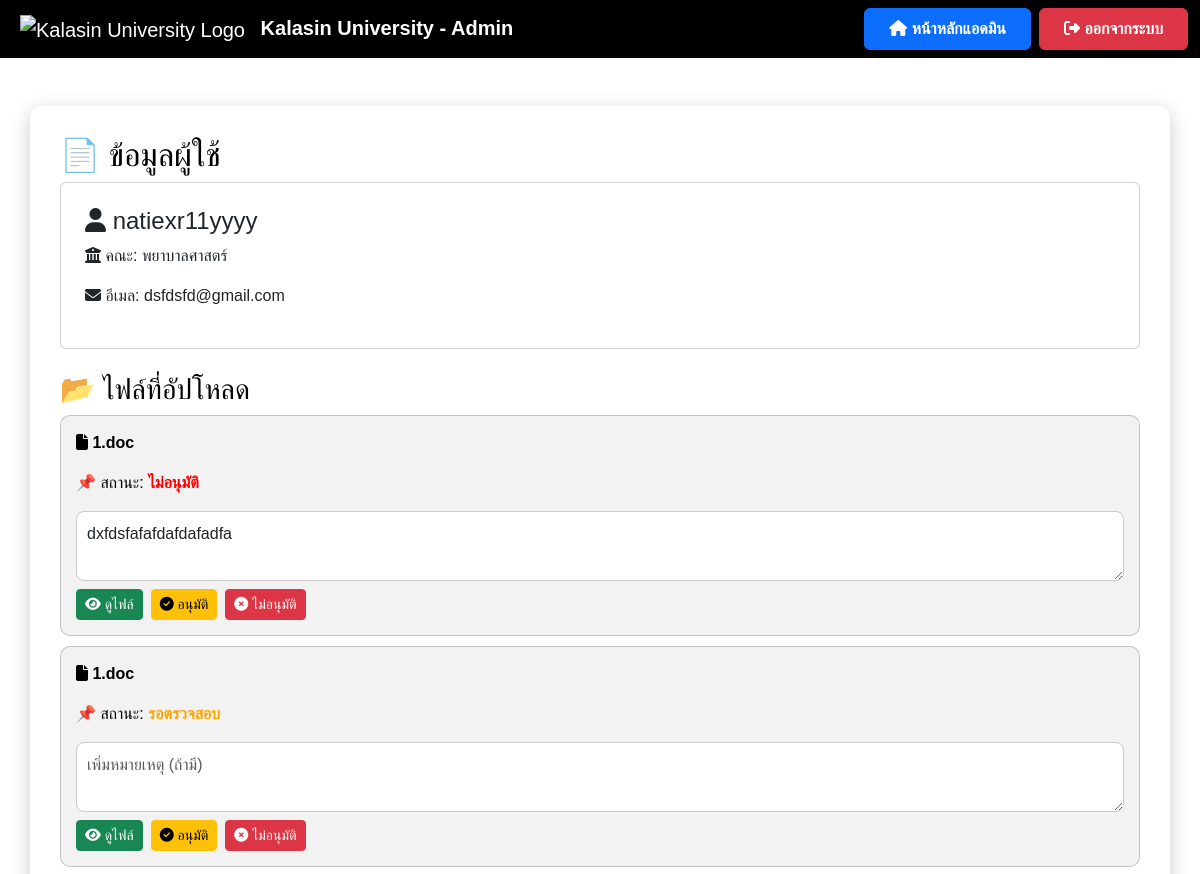
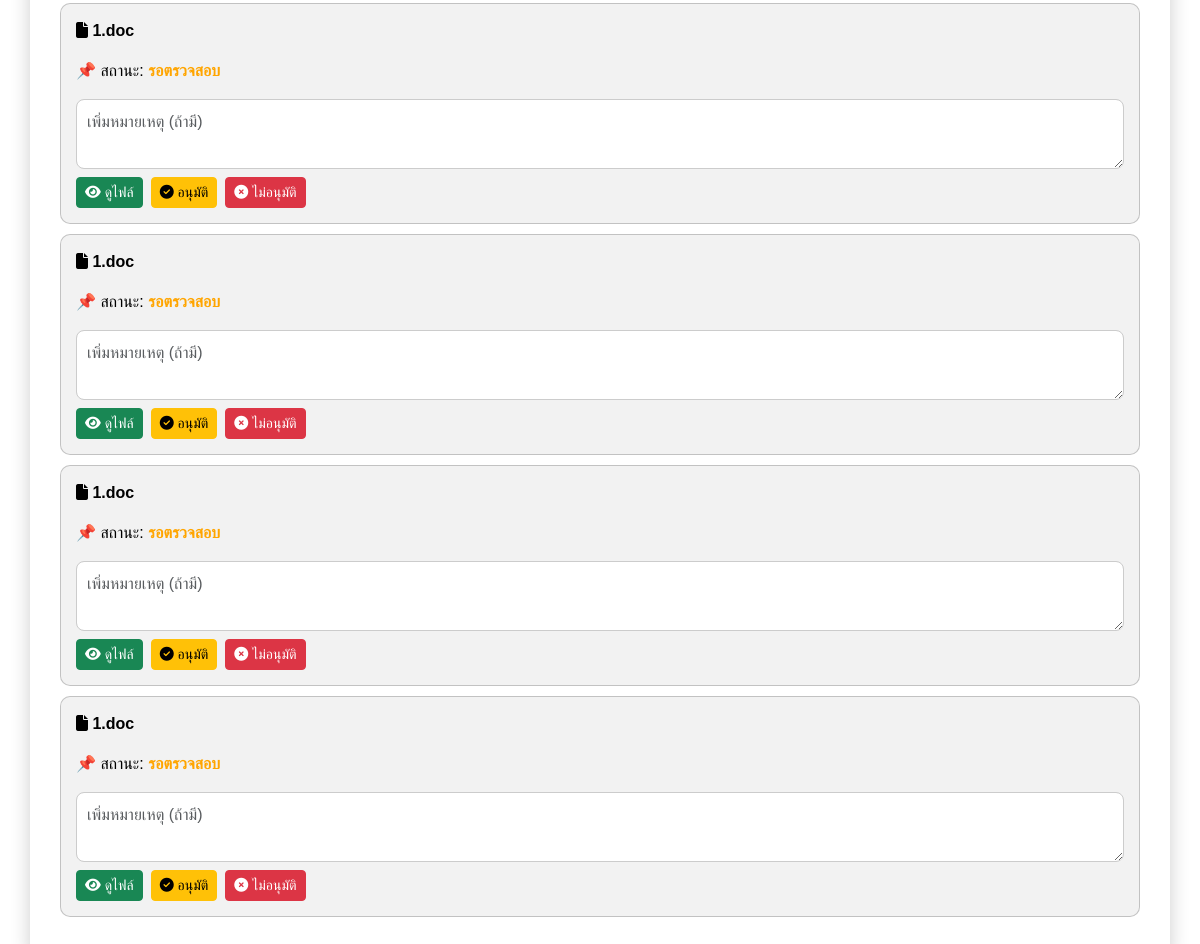
The page /view_user/13 on the database as committed earlier (2 pictures, top to bottom).
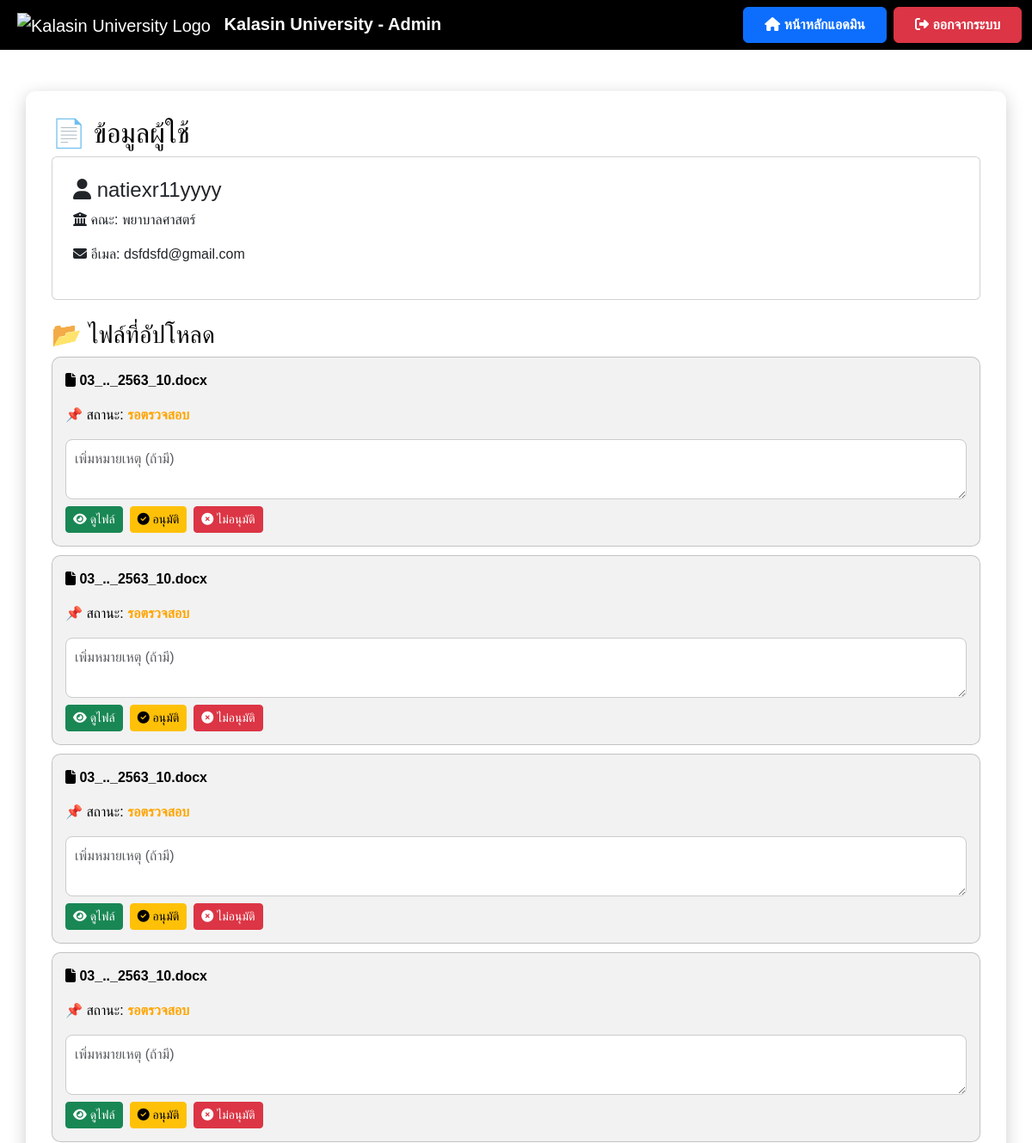
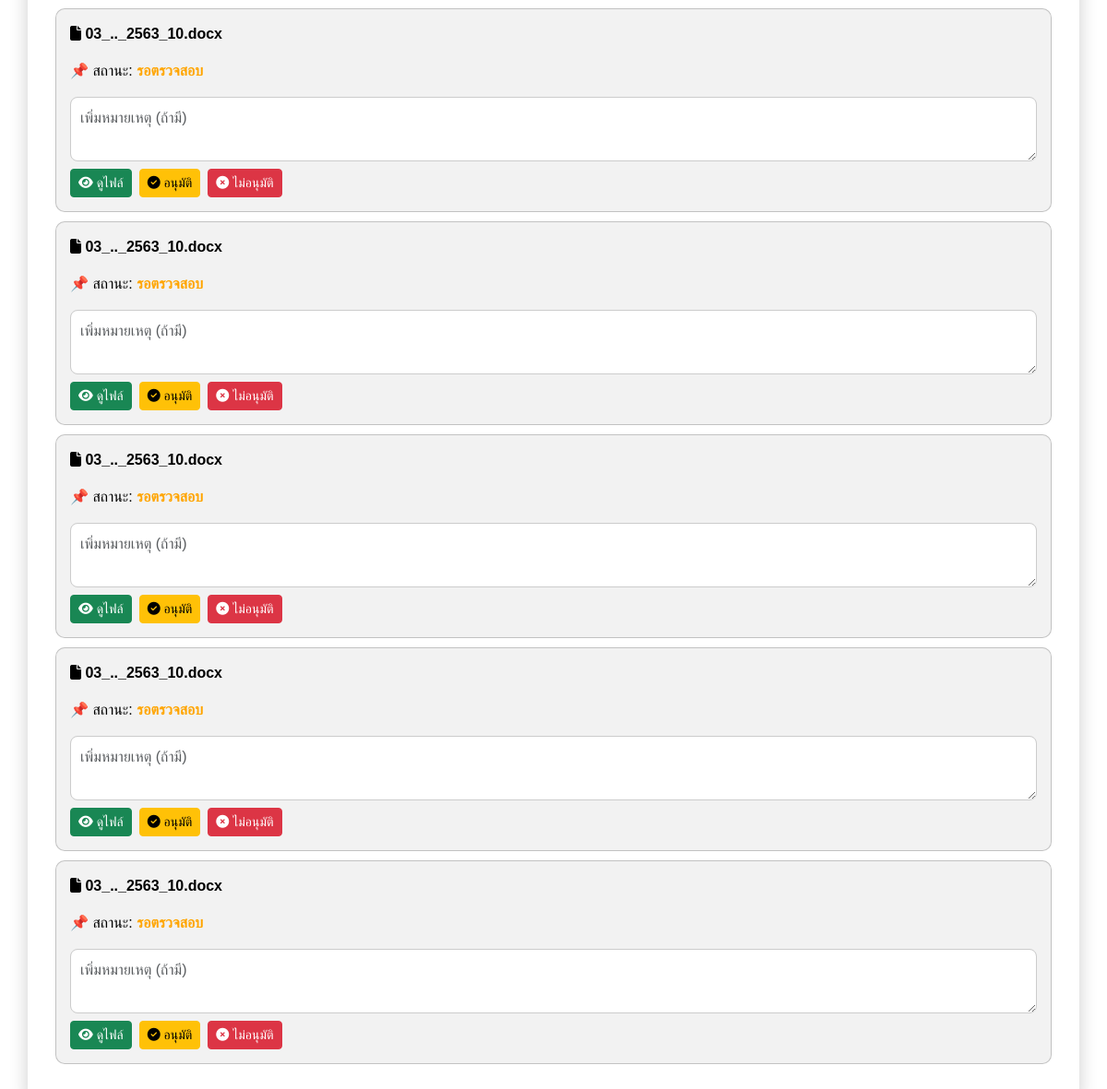
The same page on the database as committed later (2 pictures, top to bottom).
### models.py (models this page shows)
class File(db.Model):
    id = db.Column(db.Integer, primary_key=True)
    filename = db.Column(db.String(255), nullable=False)
    file_path = db.Column(db.String(255), nullable=True)
    status = db.Column(db.String(50), nullable=False, default="รอตรวจสอบ")
    comment = db.Column(db.Text, nullable=True)
    user_id = db.Column(db.Integer, db.ForeignKey('user.id'), nullable=False)
    upload_date = db.Column(db.DateTime, default=db.func.current_timestamp())
    review_date = db.Column(db.DateTime, nullable=True)
    approve_date = db.Column(db.DateTime, nullable=True)
    user = db.relationship('User', back_populates='files')

### app.py (the view)
@app.route('/view_user/<int:user_id>')
def view_user(user_id):
    user = User.query.get(user_id)
    if not user:
        flash("ไม่พบข้อมูลผู้ใช้", "danger")
        return redirect(url_for('manage_users'))  # ถ้าหาไม่เจอให้กลับไปหน้า manage_users
    files = File.query.filter_by(user_id=user.id).all()
    return render_template('view_user.html', user=user, files=files)

### templates/view_user.html (shortened to what this page needs)
<!DOCTYPE html>
<html lang="th">
<head>
    <link href="https://cdn.jsdelivr.net/npm/bootstrap@5.3.3/dist/css/bootstrap.min.css" rel="stylesheet">
    <link rel="stylesheet" href="https://cdnjs.cloudflare.com/ajax/libs/font-awesome/6.4.2/css/all.min.css">
    {% set fac_map = {
        'engineering':'วิศวกรรมศาสตร์',
        'science':'วิทยาศาสตร์',
        'education':'ครุศาสตร์',
        'nursing':'พยาบาลศาสตร์',
        'law':'นิติศาสตร์',
        'arts':'ศิลปศาสตร์'
    } %}
</head>
<body>
    <nav class="navbar navbar-expand-lg navbar-dark">
        <div class="container-fluid">
            <a class="navbar-brand ms-2" href="{{ url_for('admin_dashboard') }}">
                <img src="https://upload.wikimedia.org/wikipedia/th/4/4e/Kalasin_University_Seal.svg"
                     alt="Kalasin University Logo" style="height: 50px; margin-right: 10px;">
                <strong>Kalasin University - Admin</strong>
            </a>
            <div class="ms-auto d-flex">
                <a href="{{ url_for('admin_dashboard') }}" class="btn btn-primary fw-bold px-4 py-2 me-2">
                    <i class="fas fa-home"></i> หน้าหลักแอดมิน
                </a>
                <a href="{{ url_for('logout') }}" class="btn btn-danger fw-bold px-4 py-2">
                    <i class="fas fa-sign-out-alt"></i> ออกจากระบบ
                </a>
            </div>
        </div>
    </nav>
    <div class="container container-custom mt-5">
        <h2>📄 ข้อมูลผู้ใช้</h2>
        <div class="card p-4">
            <h4><i class="fas fa-user"></i> {{ user.username }}</h4>
            <p><i class="fas fa-university"></i> คณะ: {{ fac_map.get(user.faculty, 'ไม่ระบุคณะ') }}</p>
            <p><i class="fas fa-envelope"></i> อีเมล: {{ user.email }}</p>
        </div>
        <h3 class="mt-4">📂 ไฟล์ที่อัปโหลด</h3>
        {% if files %}
        {% for file in files %}
        <div class="file-card">
            <p><i class="fas fa-file"></i> <strong>{{ file.filename }}</strong></p>
            <p>📌 สถานะ:
                <span id="status-{{ file.id }}" class="{% if file.status == 'อนุมัติแล้ว' %}status-approved{% elif file.status == 'ไม่อนุมัติ' %}status-rejected{% else %}status-pending{% endif %}">
                    {{ file.status }}
                </span>
            </p>
            <textarea class="form-control mt-2 comment-box" id="comment-{{ file.id }}" placeholder="เพิ่มหมายเหตุ (ถ้ามี)">{{ file.comment if file.comment else '' }}</textarea>
            <div class="d-flex mt-2">
                <a href="{{ url_for('uploaded_file', filename=file.filename) }}" class="btn btn-success btn-sm me-2" target="_blank">
                    <i class="fas fa-eye"></i> ดูไฟล์
                </a>
                <button class="btn btn-warning btn-sm me-2" onclick="approveFile({{ file.id }})" id="approve-btn-{{ file.id }}">
                    <i class="fas fa-check-circle"></i> อนุมัติ
                </button>
                <button class="btn btn-danger btn-sm me-2" onclick="rejectFile({{ file.id }})" id="reject-btn-{{ file.id }}">
                    <i class="fas fa-times-circle"></i> ไม่อนุมัติ
                </button>
            </div>
        </div>
        {% endfor %}
        {% else %}
            <p class="text-muted">⛔ ผู้ใช้นี้ยังไม่มีการอัปโหลดไฟล์</p>
        {% endif %}
    </div>
</body>
</html>

Rows that differ between the two databases and show on the page:
removed File: filename "1.doc", status "ไม่อนุมัติ", id "dxfdsfafafdafdafadfa"
removed File: filename "1.doc", status "รอตรวจสอบ", id "เพิ่มหมายเหตุ (ถ้ามี)"
removed File: filename "1.doc", status "รอตรวจสอบ", id "เพิ่มหมายเหตุ (ถ้ามี)"
removed File: filename "1.doc", status "รอตรวจสอบ", id "เพิ่มหมายเหตุ (ถ้ามี)"
removed File: filename "1.doc", status "รอตรวจสอบ", id "เพิ่มหมายเหตุ (ถ้ามี)"
removed File: filename "1.doc", status "รอตรวจสอบ", id "เพิ่มหมายเหตุ (ถ้ามี)"
added File: filename "03_.._2563_10.docx", status "รอตรวจสอบ", id "เพิ่มหมายเหตุ (ถ้ามี)"
added File: filename "03_.._2563_10.docx", status "รอตรวจสอบ", id "เพิ่มหมายเหตุ (ถ้ามี)"
added File: filename "03_.._2563_10.docx", status "รอตรวจสอบ", id "เพิ่มหมายเหตุ (ถ้ามี)"
added File: filename "03_.._2563_10.docx", status "รอตรวจสอบ", id "เพิ่มหมายเหตุ (ถ้ามี)"
added File: filename "03_.._2563_10.docx", status "รอตรวจสอบ", id "เพิ่มหมายเหตุ (ถ้ามี)"
added File: filename "03_.._2563_10.docx", status "รอตรวจสอบ", id "เพิ่มหมายเหตุ (ถ้ามี)"
added File: filename "03_.._2563_10.docx", status "รอตรวจสอบ", id "เพิ่มหมายเหตุ (ถ้ามี)"
added File: filename "03_.._2563_10.docx", status "รอตรวจสอบ", id "เพิ่มหมายเหตุ (ถ้ามี)"
added File: filename "03_.._2563_10.docx", status "รอตรวจสอบ", id "เพิ่มหมายเหตุ (ถ้ามี)"
